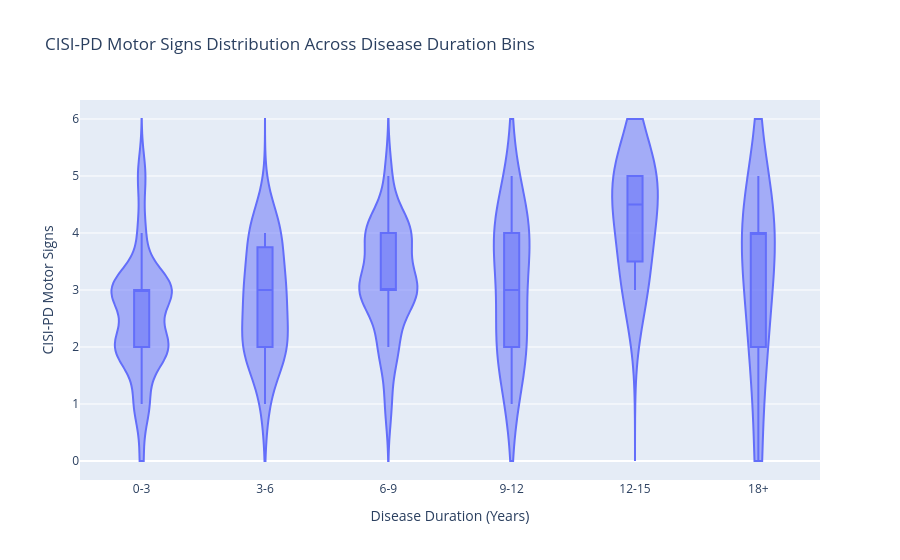
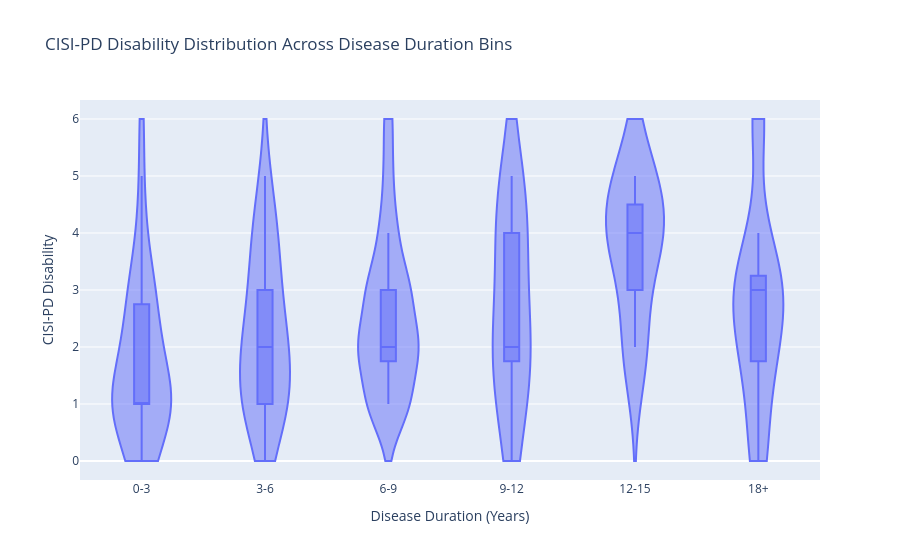
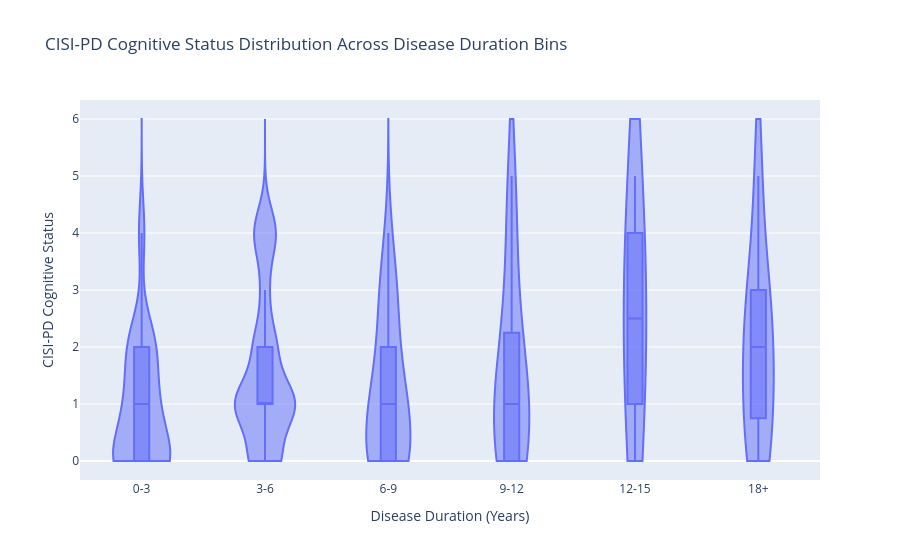

Notebook code cell kept with these figures, in order:
### Code cell
# 'CISI-PD Motor Complications': 'code_cisi_pd_motor_complications'
outcomes = {'CISI-PD Motor Signs': 'code_cisi_pd_motor',
            'CISI-PD Disability': 'code_cisi_pd_disability',
            'CISI-PD Cognitive Status': 'code_cisi_pd_cognitive'}

for i in range(len(outcomes.keys())):
    outcome_key = list(outcomes.keys())[i]

    display(cisi[outcomes[outcome_key]].describe())
    fig = plot_duration_values(cisi, outcomes[outcome_key], outcome_key)
    fig.show()

### Figure 1 — Plotly figure (JSON) as saved in the notebook; plotly's stock layout.template omitted (floating-point values rounded to 4 significant figures)
{"data": [{"alignmentgroup": "True", "box": {"visible": true}, "hovertemplate": "duration_bins=%{x}<br>code_cisi_pd_motor=%{y}<extra></extra>", "legendgroup": "", "marker": {"color": "#636efa"}, "name": "", "offsetgroup": "", "orientation": "v", "points": false, "scalegroup": "True", "showlegend": false, "span": [0, 6], "spanmode": "manual", "type": "violin", "x": ["9-12", "6-9", "3-6", "0-3", "6-9", "3-6", "18+", "18+", "0-3", "6-9", "9-12", "0-3", "3-6", "9-12", "12-15", "3-6", "3-6", "0-3", "3-6", "9-12", "0-3", "0-3", "0-3", "3-6", "6-9", "3-6", "0-3", "6-9", "6-9", "3-6", "0-3", "18+", "0-3", "12-15", "9-12", "0-3", "6-9", "0-3", "3-6", "9-12", "3-6", "0-3", "3-6", "0-3", "0-3", "0-3", "0-3", "0-3", "6-9", "0-3", "6-9", "6-9", "6-9", "6-9", "12-15", "18+", "9-12", "18+", "0-3", "0-3", "3-6", "18+", "0-3", "0-3", "3-6", "6-9", "18+", "6-9", "9-12", "0-3", "0-3", "0-3", "0-3", "9-12", "3-6", "12-15", "0-3", "0-3", "0-3", "0-3", "0-3", "6-9", "6-9", "0-3", "9-12", "3-6", "0-3", "9-12", "0-3", "3-6", "9-12", "3-6", "18+", "3-6", "9-12", "6-9", "0-3", "6-9", "6-9", "6-9", "0-3", "0-3", "6-9", "18+", "0-3"], "x0": " ", "xaxis": "x", "y": [2, 1, 2, 0, 2, 1, 2, 0, 1, 2, 2, 3, 4, 4, 5, 4, 3, 3, 4, 3, 3, 3, 3, 3, 3, 2, 3, 2, 3, 2, 2, 5, 2, 3, 3, 3, 4, 2, 2, 2, 4, 2, 3, 2, 3, 4, 2, 2, 4, 2, 4, 3, 4, 4, 4, 4, 4, 4, 3, 3, 4, 4, 1, 3, 3, 3, 3, 3, 2, 3, 3, 2, 4, 5, 3, 5, 3, 5, 2, 5, 1, 4, 5, 1, 1, 2, 2, 4, 3, 2, 4, 2, 4, 3, 4, 3, 3, 3, 4, 3, 2, 2, 3, 2, 2], "y0": " ", "yaxis": "y"}, {"hovertemplate": "duration_bins=%{x}<br>code_cisi_pd_motor=%{y}<extra></extra>", "legendgroup": "", "marker": {"color": "#636efa", "symbol": "circle"}, "mode": "markers", "name": "", "orientation": "v", "showlegend": false, "type": "scatter", "x": [], "xaxis": "x", "y": [], "yaxis": "y"}], "layout": {"legend": {"tracegroupgap": 0}, "title": {"text": "CISI-PD Motor Signs Distribution Across Disease Duration Bins"}, "violinmode": "group", "xaxis": {"anchor": "y", "categoryarray": ["0-3", "3-6", "6-9", "9-12", "12-15", "18+"], "categoryorder": "array", "domain": [0, 1], "title": {"text": "Disease Duration (Years)"}}, "yaxis": {"anchor": "x", "domain": [0, 1], "title": {"text": "CISI-PD Motor Signs"}}}}

### Figure 2 — Plotly figure (JSON) as saved in the notebook; plotly's stock layout.template omitted (floating-point values rounded to 4 significant figures)
{"data": [{"alignmentgroup": "True", "box": {"visible": true}, "hovertemplate": "duration_bins=%{x}<br>code_cisi_pd_disability=%{y}<extra></extra>", "legendgroup": "", "marker": {"color": "#636efa"}, "name": "", "offsetgroup": "", "orientation": "v", "points": false, "scalegroup": "True", "showlegend": false, "span": [0, 6], "spanmode": "manual", "type": "violin", "x": ["9-12", "6-9", "3-6", "0-3", "6-9", "3-6", "18+", "18+", "0-3", "6-9", "9-12", "0-3", "3-6", "9-12", "12-15", "3-6", "3-6", "0-3", "3-6", "9-12", "0-3", "0-3", "0-3", "3-6", "6-9", "3-6", "0-3", "6-9", "6-9", "3-6", "0-3", "18+", "0-3", "12-15", "9-12", "0-3", "6-9", "0-3", "3-6", "9-12", "3-6", "0-3", "3-6", "0-3", "0-3", "0-3", "0-3", "0-3", "6-9", "0-3", "6-9", "6-9", "6-9", "6-9", "12-15", "18+", "9-12", "18+", "0-3", "0-3", "3-6", "18+", "0-3", "0-3", "3-6", "6-9", "18+", "6-9", "9-12", "0-3", "0-3", "0-3", "0-3", "9-12", "3-6", "12-15", "0-3", "0-3", "0-3", "0-3", "0-3", "6-9", "6-9", "0-3", "9-12", "3-6", "0-3", "9-12", "0-3", "3-6", "9-12", "3-6", "18+", "3-6", "9-12", "6-9", "0-3", "6-9", "6-9", "6-9", "0-3", "0-3", "6-9", "18+", "0-3"], "x0": " ", "xaxis": "x", "y": [1, 1, 2, 0, 1, 1, 2, 0, 2, 2, 2, 3, 5, 4, 4, 3, 1, 1, 2, 3, 2, 4, 2, 3, 1, 1, 4, 2, 2, 2, 1, 6, 1, 2, 2, 2, 3, 0, 1, 1, 4, 1, 2, 1, 3, 2, 1, 1, 2, 1, 5, 3, 3, 3, 4, 3, 4, 3, 2, 1, 4, 1, 0, 3, 3, 2, 2, 2, 2, 3, 2, 0, 1, 5, 4, 5, 0, 6, 1, 5, 0, 1, 6, 1, 0, 1, 1, 4, 3, 1, 2, 0, 4, 2, 5, 3, 3, 1, 4, 2, 1, 1, 4, 3, 2], "y0": " ", "yaxis": "y"}, {"hovertemplate": "duration_bins=%{x}<br>code_cisi_pd_disability=%{y}<extra></extra>", "legendgroup": "", "marker": {"color": "#636efa", "symbol": "circle"}, "mode": "markers", "name": "", "orientation": "v", "showlegend": false, "type": "scatter", "x": [], "xaxis": "x", "y": [], "yaxis": "y"}], "layout": {"legend": {"tracegroupgap": 0}, "title": {"text": "CISI-PD Disability Distribution Across Disease Duration Bins"}, "violinmode": "group", "xaxis": {"anchor": "y", "categoryarray": ["0-3", "3-6", "6-9", "9-12", "12-15", "18+"], "categoryorder": "array", "domain": [0, 1], "title": {"text": "Disease Duration (Years)"}}, "yaxis": {"anchor": "x", "domain": [0, 1], "title": {"text": "CISI-PD Disability"}}}}

### Figure 3 — Plotly figure (JSON) as saved in the notebook; plotly's stock layout.template omitted (floating-point values rounded to 4 significant figures)
{"data": [{"alignmentgroup": "True", "box": {"visible": true}, "hovertemplate": "duration_bins=%{x}<br>code_cisi_pd_cognitive=%{y}<extra></extra>", "legendgroup": "", "marker": {"color": "#636efa"}, "name": "", "offsetgroup": "", "orientation": "v", "points": false, "scalegroup": "True", "showlegend": false, "span": [0, 6], "spanmode": "manual", "type": "violin", "x": ["9-12", "6-9", "3-6", "0-3", "6-9", "3-6", "18+", "18+", "0-3", "6-9", "9-12", "0-3", "3-6", "9-12", "12-15", "3-6", "3-6", "0-3", "3-6", "9-12", "0-3", "0-3", "0-3", "3-6", "6-9", "3-6", "0-3", "6-9", "6-9", "3-6", "0-3", "18+", "0-3", "12-15", "9-12", "0-3", "6-9", "0-3", "3-6", "9-12", "3-6", "0-3", "3-6", "0-3", "0-3", "0-3", "0-3", "0-3", "6-9", "0-3", "6-9", "6-9", "6-9", "6-9", "12-15", "18+", "9-12", "18+", "0-3", "0-3", "3-6", "18+", "0-3", "0-3", "3-6", "6-9", "18+", "6-9", "9-12", "0-3", "0-3", "0-3", "0-3", "9-12", "3-6", "12-15", "0-3", "0-3", "0-3", "0-3", "0-3", "6-9", "6-9", "0-3", "9-12", "3-6", "0-3", "9-12", "0-3", "3-6", "9-12", "3-6", "18+", "3-6", "9-12", "6-9", "0-3", "6-9", "6-9", "6-9", "0-3", "0-3", "6-9", "18+", "0-3"], "x0": " ", "xaxis": "x", "y": [1, 0, 3, 0, 0, 4, 2, 0, 1, 3, 0, 1, 4, 2, 2, 1, 1, 0, 1, 1, 0, 2, 2, 2, 0, 2, 2, 0, 0, 1, 0, 5, 2, 0, 0, 2, 1, 0, 0, 3, 4, 1, 2, 0, 1, 0, 2, 0, 1, 1, 2, 3, 1, 0, 3, 3, 0, 1, 2, 0, 1, 0, 0, 0, 1, 2, 3, 2, 1, 0, 0, 0, 1, 5, 1, 5, 1, 4, 2, 4, 0, 0, 1, 0, 0, 0, 2, 2, 1, 0, 1, 0, 2, 1, 4, 3, 1, 0, 4, 1, 0, 0, 1, 1, 0], "y0": " ", "yaxis": "y"}, {"hovertemplate": "duration_bins=%{x}<br>code_cisi_pd_cognitive=%{y}<extra></extra>", "legendgroup": "", "marker": {"color": "#636efa", "symbol": "circle"}, "mode": "markers", "name": "", "orientation": "v", "showlegend": false, "type": "scatter", "x": [], "xaxis": "x", "y": [], "yaxis": "y"}], "layout": {"legend": {"tracegroupgap": 0}, "title": {"text": "CISI-PD Cognitive Status Distribution Across Disease Duration Bins"}, "violinmode": "group", "xaxis": {"anchor": "y", "categoryarray": ["0-3", "3-6", "6-9", "9-12", "12-15", "18+"], "categoryorder": "array", "domain": [0, 1], "title": {"text": "Disease Duration (Years)"}}, "yaxis": {"anchor": "x", "domain": [0, 1], "title": {"text": "CISI-PD Cognitive Status"}}}}
